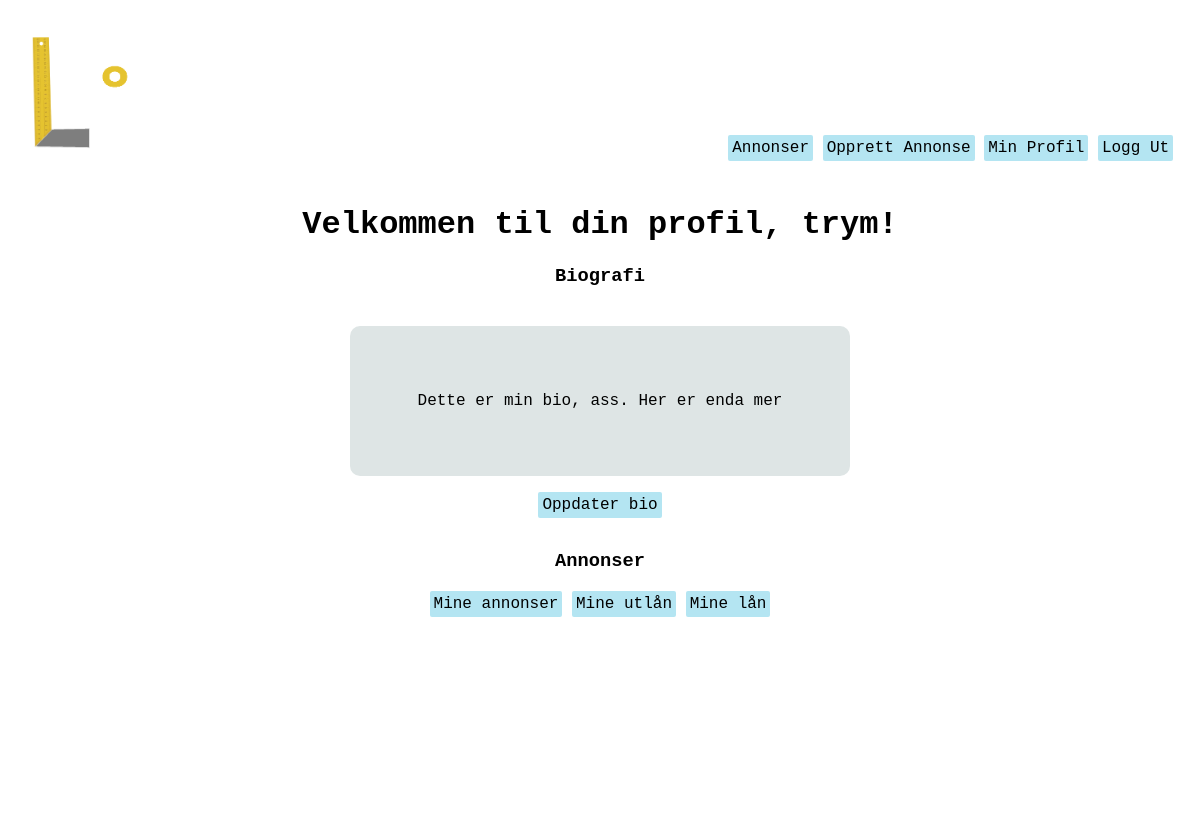
The app's page /users/profile (signed in), older data.
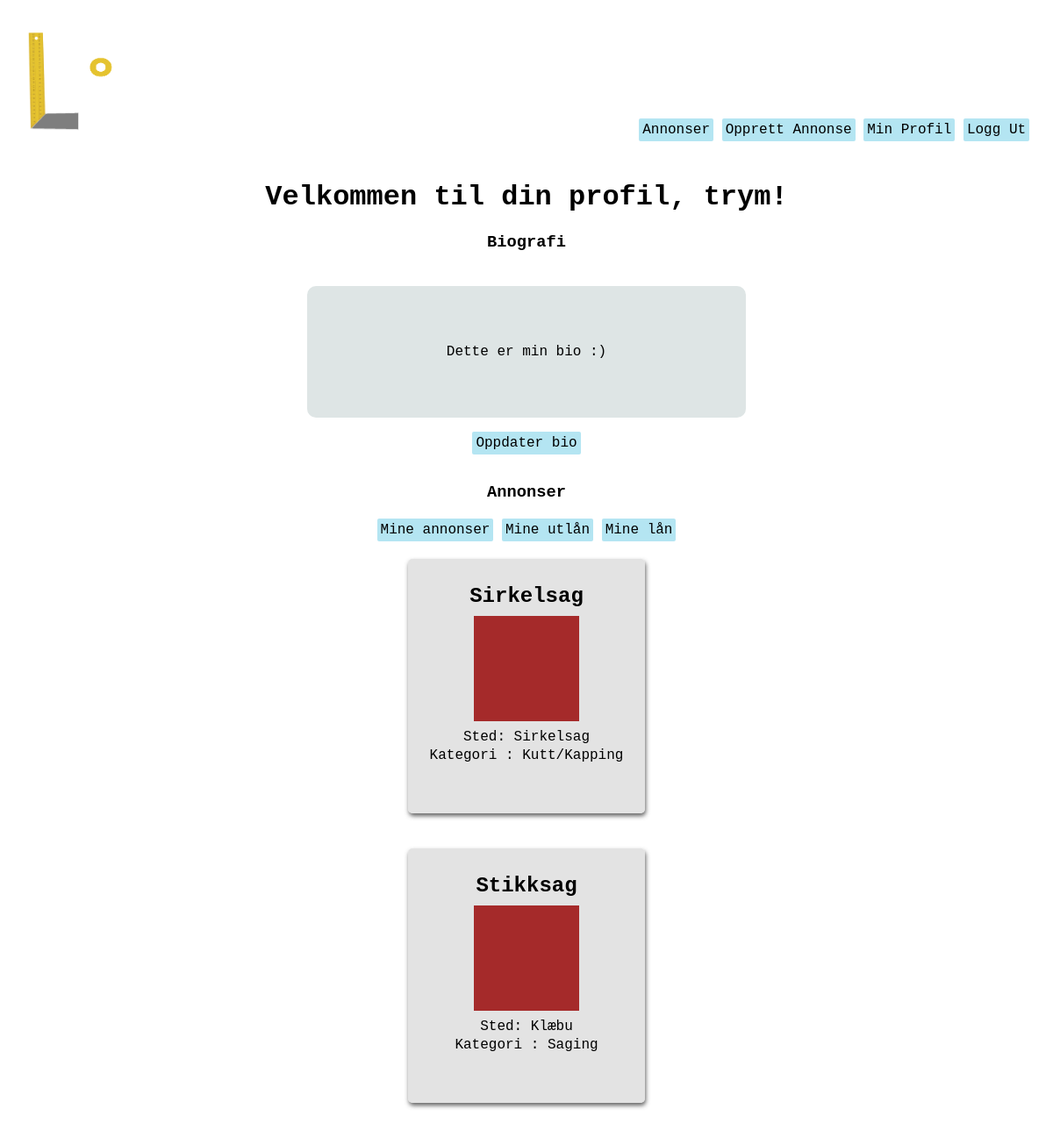
The same page, newer data.
### users/models.py (models this page shows, shortened)
class Profile(models.Model):
    user = models.OneToOneField(User, on_delete=models.CASCADE)
    bio = models.TextField(verbose_name="Biografi", null=True)

### homepage/models.py (models this page shows, shortened)
class Listing(models.Model):
    owner = models.ForeignKey(User, verbose_name = 'User', on_delete=models.CASCADE, null=True) #user burde kanskje endres til settings.AUTH_USER_MODEL. må i så fall django.conf import settings
    title = models.CharField(max_length=50, verbose_name="Tittel")
    loaned = models.BooleanField(default=False, verbose_name="Utlånt?")
    price = models.PositiveSmallIntegerField(verbose_name='Pris', default=0)
    location = models.CharField(max_length=100, verbose_name="Sted") #burde kanskje være annet enn CharField. Gjør det vanskelig å sortere etter denne attributten
    description = models.TextField(verbose_name="Beskrivelse")
    SW = 1
    PT = 2
    WD = 3
    CT = 4
    SV = 5
    BO = 6
    OT = 7
    CATEGORY_CHOICES = (
        (SW, 'Saging'),
        (PT, 'Maling'),
        (WD, 'Sveising'),
        (CT, 'Kutt/Kapping'),
        (SV, 'Skruverktøy'),
        (BO, 'Slagverktøy'),
        (OT, 'Annet'),
    )
    category = models.PositiveSmallIntegerField(
        choices = CATEGORY_CHOICES,
        default = OT,
        verbose_name="Kategori",
    )

### users/views.py (the view)
# urls.py: path('profile', views.my_profile, name='my_profile'),
@login_required
def my_profile(request):
    current_user = request.user
    user_listings = current_user.listing_set.all()
    user_profile = current_user.profile
    listings = []
    if request.POST.get('loaned_out'):
        for listing in user_listings:
            if listing.loaned:
                listings.append(listing)
    elif request.POST.get('my_loans'):
        agreements= Agreement.objects.filter(loaner=request.user)
        for agreement in agreements:
            listings.append(agreement.listing)
    else:
        for listing in user_listings:
            if not listing.loaned:
                listings.append(listing)
    context = {'user': current_user, 'listings': listings, 'profile': user_profile}
    return render(request, 'users/my_profile.html', context)

### users/templates/users/my_profile.html (shortened to what this page needs)
{% extends "users/base.html" %}
{% block content %}
<div>
    <h1>Velkommen til din profil, {{user.username}}!</h1>
    <div>
        <h3>Biografi</h3>
        <div class='bioDIV'>
            <p>
                {{profile.bio}}
            </p>
        </div>
    </div>
    <a href="{% url 'users:update_profile' %}" class="knapp">Oppdater bio</a>
    <br>
    <br>
    <h3>Annonser</h3>
    <div>
        <form action="{% url 'users:my_profile' %}" method="POST">
            <button type="submit" value = "Click" name="my_listings">Mine annonser</button>
            <button type="submit" value = "Click" name="loaned_out">Mine utlån</button>
            <button type="submit" value = "Click" name="my_loans">Mine lån</button>
        </form>
    </div>
    <div>
        {% for listing in listings %}
            <div class="listingDIV">
                <a href="{% url 'homepage:listing' listing_id=listing.id %}" class="listingLink">invisible link!</a>
                <div class="listingContent">
                    <h2>{{listing.title}}</h2>
                    <div class="listingImg"></div>
                    <p>Sted: {{listing.location}}</p>
                    <p>Kategori : {{listing.get_category_display}}</p>
                </div>
            </div>
        {% endfor %}
    </div>
    <br>
</div>
{% endblock content %}

Row changes from the older to the newer data that the page shows:
changed Profile: bio "Dette er min bio, ass. Her er enda mer" → "Dette er min bio :)"
now on this page (row edited): Listing: title "Sirkelsag", location "Sirkelsag", category "Kutt/Kapping"
added Listing: title "Stikksag", location "Klæbu", category "Saging"
